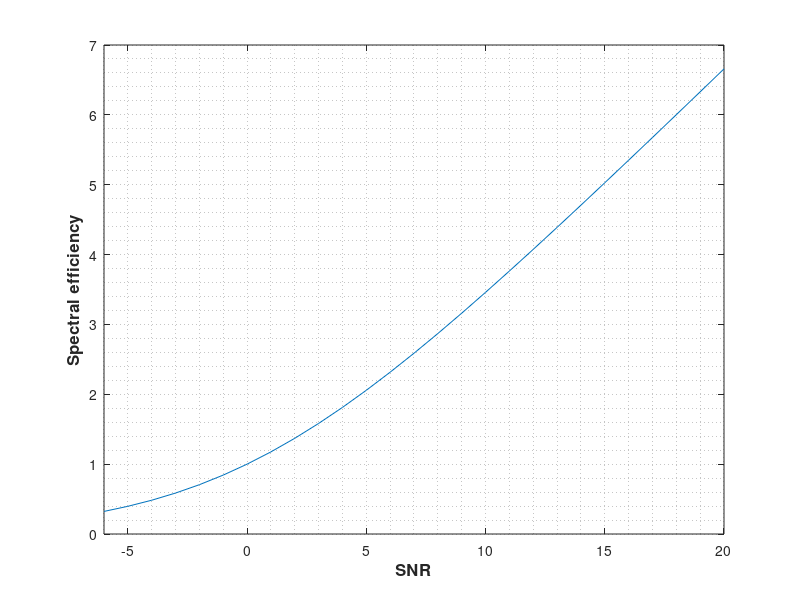
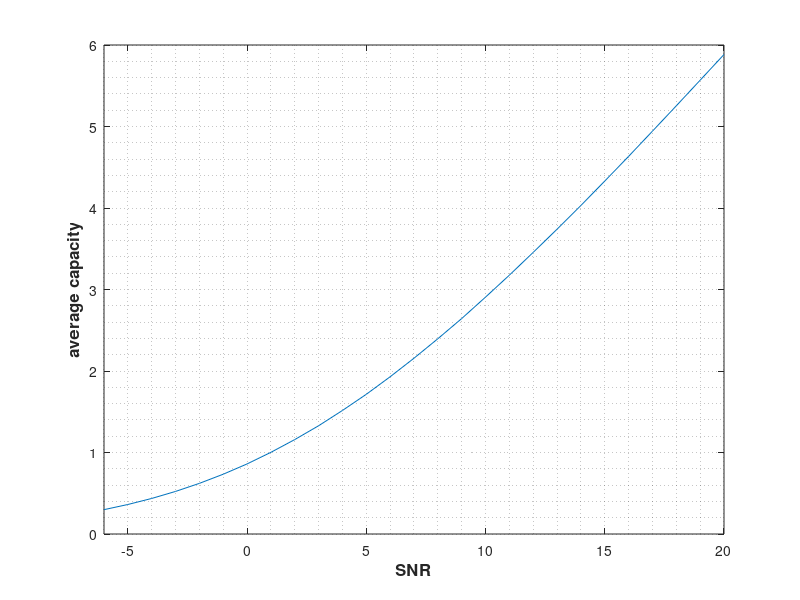
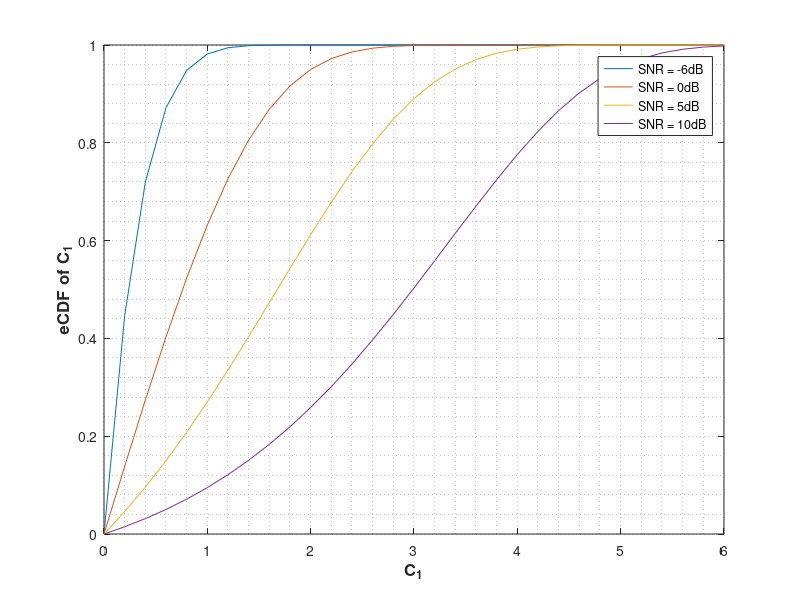
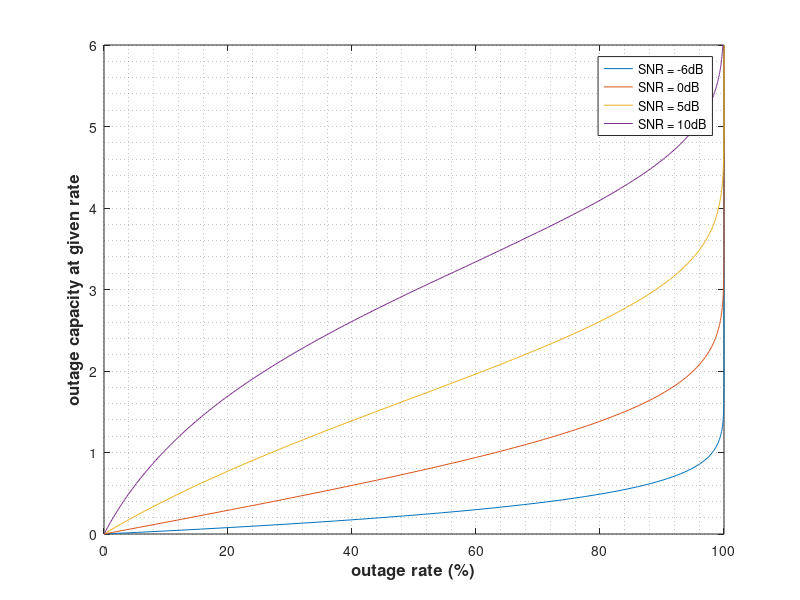

Source code (MATLAB) for these figures, in order:
%% plot the awgn spectral efficiency for snr= -6....20 dB

SNRdb  = -6:20;
SNRlin = 10.^(SNRdb./10);
SpecEff = log2(1+SNRlin);

figure(1)
plot(SNRdb,SpecEff)
xlabel('SNR','FontSize',12,'FontWeight','bold');
ylabel('Spectral efficiency','FontSize',12,'FontWeight','bold');
xlim([min(SNRdb) max(SNRdb)]);
grid minor;


%% find the average capacity of the fading channel

nIter = 1e6;

AvgCapacity=zeros(1,length(SNRdb));
for s=1:length(SNRdb)
    SNRlin = 10.^(SNRdb(s)./10);
    
    h = 1/sqrt(2)*(randn(1,nIter) + 1i* randn(1,nIter));
    normhby2 = abs(h).^2;
    C1 = log2(1+normhby2.*SNRlin);
    AvgCapacity(s)=mean(C1);
end

figure(2)
plot(SNRdb,AvgCapacity)
xlabel('SNR','FontSize',12,'FontWeight','bold');
ylabel('average capacity','FontSize',12,'FontWeight','bold');
xlim([min(SNRdb) max(SNRdb)]);
grid minor;


%% eCDF of spectral efficiency

cdf=0:0.2:6;

SNRdb  = [-6 -0, 5, 10];

figure(3)
for s=1:length(SNRdb)
    
    SNRlin = 10.^(SNRdb(s)./10);
    
    h = 1/sqrt(2)*(randn(1,nIter) + 1i* randn(1,nIter));
    normhby2 = abs(h).^2;
    C1 = log2(1+normhby2.*SNRlin);
    
    C1_cdf=zeros(1,length(cdf));
    for i=1:length(cdf)
        C1_cdf(i)=sum(C1<cdf(i))/length(C1);
    end
    plothandle(s)=plot(cdf,C1_cdf);
    hold on
end

xlabel('C_1','FontSize',12,'FontWeight','bold');
ylabel('eCDF of C_1','FontSize',12,'FontWeight','bold');
xlim([min(cdf) max(cdf)]);
legend(plothandle, 'SNR = -6dB', 'SNR = 0dB', 'SNR = 5dB', 'SNR = 10dB');
grid minor;
hold off

%% get the 10% outage capacity


cdf=0:0.02:6;

SNRdb  = [-6 -0, 5, 10];

outage_rate=0:0.1:1;
C_outage = zeros(1, length(outage_rate));

figure(4)
for s=1:length(SNRdb)
    
    SNRlin = 10.^(SNRdb(s)./10);
    
    h = 1/sqrt(2)*(randn(1,nIter) + 1i* randn(1,nIter));
    normhby2 = abs(h).^2;
    C1 = log2(1+normhby2.*SNRlin);
    
    C1_cdf=zeros(1,length(cdf));
    for i=1:length(cdf)
        C1_cdf(i)=sum(C1<cdf(i))/length(C1);
    end
    plothandle(s)=plot(100*C1_cdf,cdf);
    hold on
end


xlabel('outage rate (%)','FontSize',12,'FontWeight','bold');
ylabel('outage capacity at given rate','FontSize',12,'FontWeight','bold');
xlim([0 max(outage_rate*100)]);
legend(plothandle, 'SNR = -6dB', 'SNR = 0dB', 'SNR = 5dB', 'SNR = 10dB');
grid minor;
hold off
